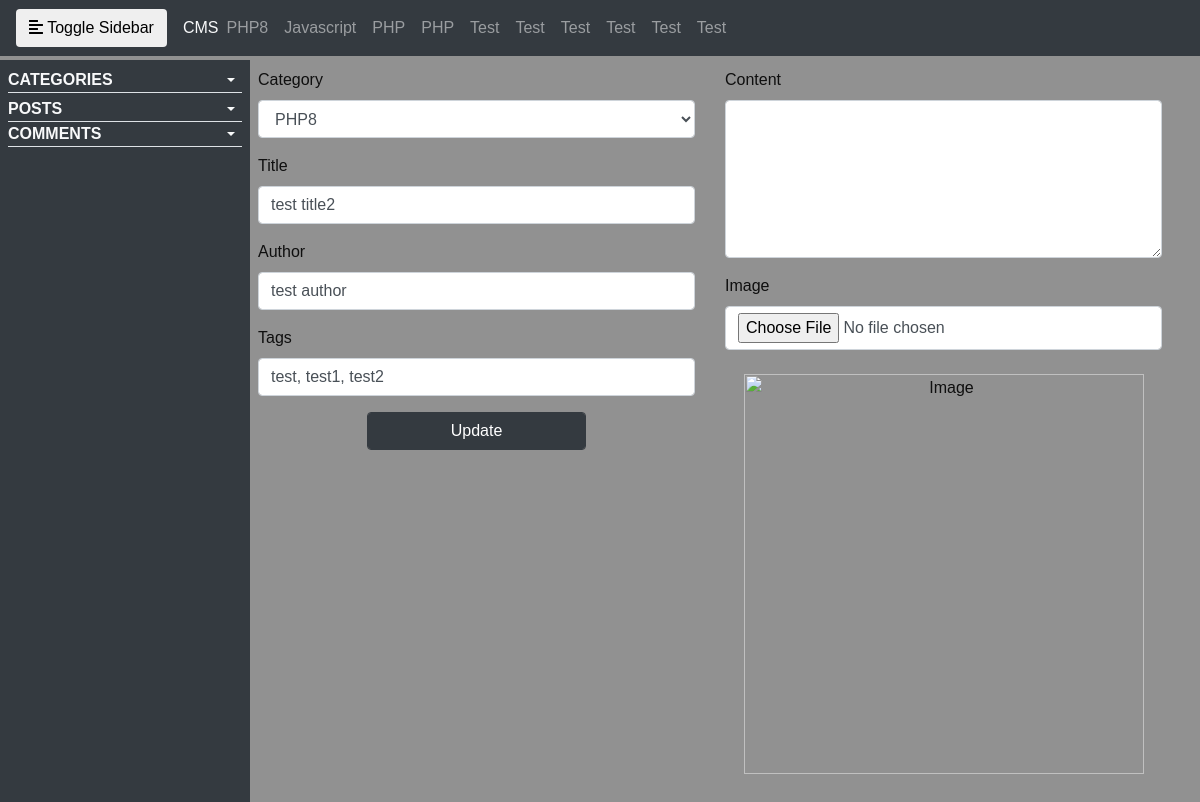
The page /admin/posts/index.php?action=editpost&editpost=2 on the database as committed earlier.
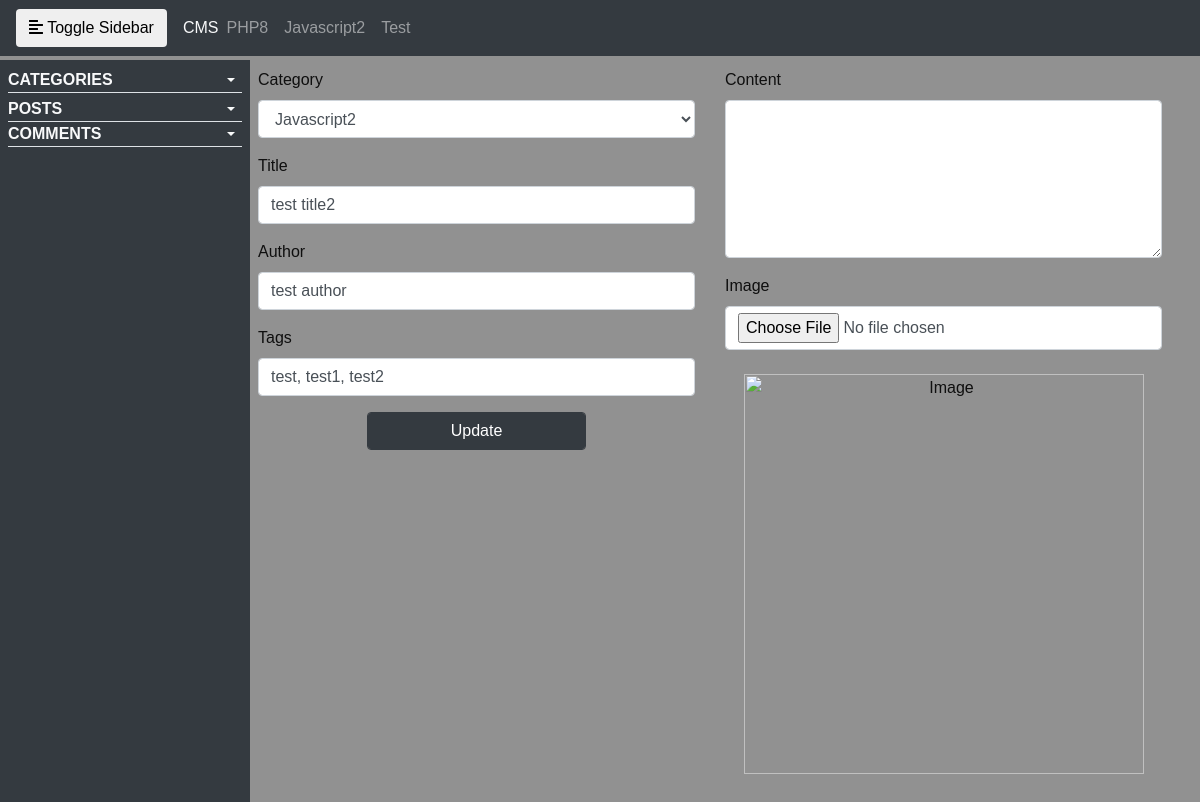
The same page on the database as committed later.
### tables this page shows
CREATE TABLE `categories` (
  `id` int(3) NOT NULL,
  `name` varchar(255) NOT NULL
);

### includes/funcs.php (called while the page is built, shortened)
<?php
function getAllCategories()
{
    global $connection;
    $query = 'SELECT * FROM categories';
    $select_all_categories_query = mysqli_query($connection, $query);
    return $select_all_categories_query;
}
function getPostById($id)
{
    global $connection;
    $query = "SELECT * FROM posts WHERE id = {$id}";
    $select_post_by_id_query = mysqli_query($connection, $query);
    return mysqli_fetch_assoc($select_post_by_id_query);
}

### admin/posts/edit_post.php (the view, shortened to what this page needs)
<?php
$post = getPostById($_GET['editpost']);
$categories = getAllCategories();
?>
<form method="post" class="w-100 p-2" enctype="multipart/form-data" action="index.php">
    <div class="row w-100">
        <div class="col-6">
            <div class="form-group">
                <label for="">Category</label>
                <select class='form-control' name="category" id="">
                    <?php
                    foreach ($categories as $category) {
                    ?>
                        <?php
                        if ($post['category_id'] === $category['id']) {
                        ?>
                            <option selected value="<?= $category['id'] ?>"><?= $category['name'] ?></option>
                        <?php
                        } else {
                        ?>
                            <option value="<?= $category['id'] ?>"><?= $category['name'] ?></option>
                    <?php
                        }
                    }
                    ?>
                </select>
            </div>
            <div class="form-group">
                <label for="">Title</label>
                <input type="text" class="form-control" name="title" id="" value="<?= $post['title'] ?>">
            </div>
            <div class="form-group">
                <label for="">Author</label>
                <input type="text" class="form-control" name="author" id="" value="<?= $post['author'] ?>">
            </div>
            <div class="form-group">
                <label for="">Tags</label>
                <input type="text" class="form-control" name="tags" id="" value="<?= $post['tags'] ?>">
            </div>
            <div class="form-group text-center">
                <input type="submit" class="form-control btn btn-dark w-50" name="update_post" value="Update">
            </div>
        </div>
        <div class="col-6">
            <div class="form-group">
                <label for="">Content</label>
                <textarea name="content" class="form-control" id="" cols="30" rows="6" value="<?= $post['content'] ?>"></textarea>
            </div>
            <div class="form-group">
                <label for="">Image</label>
                <input type="file" name="image" class="form-control" id="">
                <div class="text-center">
                    <img width="400" class="img-fluid mt-4" src="/cms/images/<?= $post['image'] ?>" alt="Image">
                </div>
            </div>
        </div>
    </div>
</form>

### includes/navigation.php (shortened to what this page needs)
<nav class="navbar navbar-expand-lg navbar-dark bg-dark mb-1">
  <button type="button" id="sidebarCollapse" class="btn btn-outline-white mr-3">
    <i class="fas fa-align-left"></i>
    <span>Toggle Sidebar</span>
  </button>
  <a class="text-light" class="text-light" href="/cms/admin" class="navbar-brand">CMS</a>
  <div class="collapse navbar-collapse" id="navbarNav">
    <ul class="navbar-nav mr-auto mt-2 mt-lg-0">
      <?php
      $query = 'SELECT * FROM categories';
      $select_all_categories_query = mysqli_query($connection, $query);
      while ($row = mysqli_fetch_assoc($select_all_categories_query)) {
        echo '<li class="nav-item">
                <a href="" class="nav-link">' . $row['name'] . '</a>
                </li>';
      }
      ?>
    </ul>
  </div>
</nav>

Rows that differ between the two databases and show on the page:
removed categories: name "PHP"
removed categories: name "PHP"
removed categories: name "Test"
removed categories: name "Test"
removed categories: name "Test"
removed categories: name "Test"
removed categories: name "Test"
changed categories: name "Javascript" → "Javascript2"
Other text that changed with them:
form field category: "PHP8" → "Javascript2"
